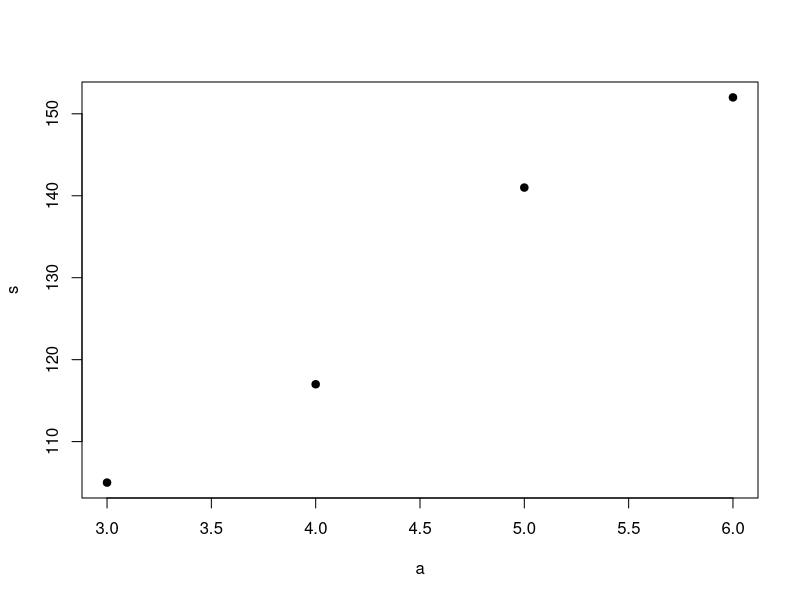

This chart was generated by the following R code: (Note: this script raises an error after producing the figure.)
# Load libraries
library(pracma)

# Setting up least squares problem
# Advertising example from lecture notes
a <- 3:6
s <- c(105,117,141,152)
plot(a, s, pch = 19)
vandermonde <- function(x) {
  A <- outer(x, (length(x)):1 - 1, "^")
  return(A)
}
A <- vandermonde(a)[,c(3,4)]

# Least squares with one basis vector
# Find best solution x (scalar) to ax = b
a <- c(2,1)
b <- c(6,8)
pseudoinv <- solve(t(a) %*% a) %*% t(a)
x <- pseudoinv %*% b
bhat <- a %*% x
r <- b - bhat
print(x)
print(bhat)
dot <- function(v1,v2){sum(v1*v2)}
dot(a,r)

# Least squares with two basis vectors
# Advertising example from lecture notes
a <- 3:6
A <- vandermonde(a)[,c(3,4)]
b <- c(105,117,141,152)
pseudoinv <- solve(t(A) %*% A) %*% t(A)
x <- pseudoinv %*% b
bhat <- A %*% x
r <- b - bhat
print(x)
print(bhat)
dot(r,A[,1])
dot(r,A[,2])
plot(a1,b,xlab="advertising",ylab="sales")
xx <- seq(from=0,to=6,length=200)
lines(xx,horner(as.numeric(x),xx)$y)

# Best-fit parabola
x <- c(0,1,2,3)
A <- vandermonde(x)[,2:4]
b <- c(6,5,2,2)
pseudoinv <- solve(t(A) %*% A) %*% t(A)
c <- pseudoinv %*% b
bhat <- A %*% c
r <- b - bhat
print(c)
plot(x,b)
xx <- seq(from=0,to=3,length=200)
lines(xx,horner(c,xx)$y)
print(r)

# Data compression
x <- seq(from=0,to=1,length=100)
y <- 3*x + 0.4*(2*runif(100))
plot(x,y)
A <- vandermonde(x)[,(length(x)-1):length(x)]
c <- qr.solve(A,y)
lines(x, horner(c,x)$y, col = "red")

# Gram-Schmidt example
# Note vectors are not linearly independent
# since 1/3(v1+v2) = v3
# So we should only generate two vectors
v1 <- c(1,2,2)
v2 <- c(2,1,-2)
v3 <- c(1,1,0)
y1 <- v1
r11 <- Norm(y1)
q1 <- y1/r11
y2 <- v2 - (q1%*%t(q1))%*%v2
r22 <- Norm(y2)
q2 <- y2/r22
q1
q2
Norm(q1)
Norm(q2)
dot(q1,q2)

# QR Example
# Define matrix
v1 <- c(2,3,6)
v2 <- c(10,8,9)
v3 <- c(19,-3,-13)
A <- cbind(v1,v2,v3)
A
# Step 1
y1 <- v1
r11 <- Norm(y1)
q1 <- y1/r11
# Step2
y2 <- v2 - (q1%*%t(q1))%*%v2
r22 <- Norm(y2)
q2 <- y2/r22
r12 <- dot(q1,v2)
# Step 3
y3 <- v3 - (q1%*%t(q1))%*%v3 - (q2%*%t(q2))%*%v3
r33 <- Norm(y3)
q3 <- y3/r33
r13 <- dot(q1,v3)
r23 <- dot(q2,v3)
# Assemble into Qbar and Rbar
Qbar <- cbind(q1,q2,q3)
Rbar <- rbind(c(r11,r12,r13),c(0,r22,r23),c(0,0,r33))
Qbar
Rbar
Qbar%*%Rbar - A
QRbarcheck <- qr(A)
Qbarcheck <- qr.Q(QRbarcheck, complete=TRUE)
Rbarcheck <- qr.R(QRbarcheck, complete=TRUE)
Qbar
Qbarcheck
S <- diag(c(-1,-1,-1))
Qbarcheck <- Qbarcheck%*%S
Rbarcheck <- S%*%Rbarcheck
Qbarcheck - Qbar
Rbarcheck - Rbar

# Next QR example
# Define matrix
v1 <- c(1,2,2)
v2 <- c(2,1,-2)
v3 <- c(1,1,0)
A <- cbind(v1,v2,v3)
# Step 1
y1 <- v1
r11 <- Norm(y1)
q1 <- y1/r11
# Step2
y2 <- v2 - (q1%*%t(q1))%*%v2
r22 <- Norm(y2)
q2 <- y2/r22
r12 <- dot(q1,v2)
# Step 3
y3 <- v3 - (q1%*%t(q1))%*%v3 - (q2%*%t(q2))%*%v3
y3
V3 <- c(1,1,1)
y3 <- V3 - (q1%*%t(q1))%*%V3 - (q2%*%t(q2))%*%V3
q3 <- y3/Norm(y3) 
r13 <- dot(q1,v3)
r23 <- dot(q2,v3)
r33 <- 0
# Assemble into Qbar and Rbar
Qbar <- cbind(q1,q2,q3)
Rbar <- rbind(c(r11,r12,r13),c(0,r22,r23),c(0,0,r33))
Qbar
Rbar
Qbar%*%Rbar - A
Q <- Qbar[1:3,1:2]
R <- Rbar[1:2,1:3]
Q
R
Q%*%R - A

# Last QR example
v1 <- c(1,1,1,1)
v2 <- c(0,1,1,1)
v3 <- c(0,0,1,1)
A <- cbind(v1,v2,v3)
A
# Step 1
y1 <- v1
r11 <- Norm(y1)
q1 <- y1/r11
# Step 2
y2 <- v2 - (q1%*%t(q1))%*%v2
r22 <- Norm(y2)
q2 <- y2/r22
r12 <- dot(q1,v2)
# Step 3
y3 <- v3 - (q1%*%t(q1))%*%v3 - (q2%*%t(q2))%*%v3
r33 <- Norm(y3) 
q3 <- y3/(r33)
r13 <- dot(q1,v3)
r23 <- dot(q2,v3)
# Choose a vector not in the span of q1, q2, q3
v4 <- c(1,2,3,4)
y4 <- v4 - (q1%*%t(q1))%*%v4 - (q2%*%t(q2))%*%v4  - (q3%*%t(q3))%*%v4
r44 <- Norm(y4) 
q4 <- y4/(r44)
r14 <- dot(q1,v4)
r24 <- dot(q2,v4)
r34 <- dot(q3,v4)
# Assemble into Qbar and Rbar, check answer
Qbar <- cbind(q1,q2,q3,q4)
Rbar <- rbind(c(r11,r12,r13),c(0,r22,r23),c(0,0,r33),c(0,0,0))
Qbar
Rbar
Qbar%*%Rbar - A
# Make reduced QR and check
Q <- Qbar[1:4,1:3]
R <- Rbar[1:3,1:3]
Q%*%R - A